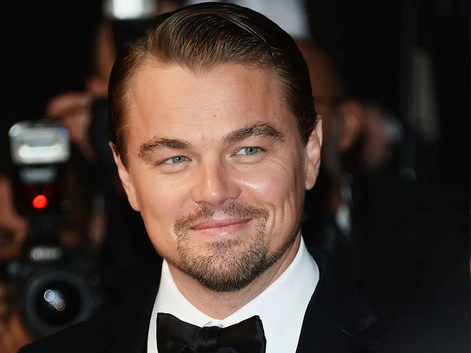
#> input picture Code/images/leo.png, 471 x 353 px, shrunk from 870 x 653 before the run
$ python Smile.py
#> lines starting #> are read from the running program, lines starting #| are printed output that depends on the picture; after the words box and inside, x2 and y2 are one past the last pixel; in counts of white or black regions, pixels touching at a corner belong together
import numpy as np
import cv2

faceClassifierFile = 'haarcascade_frontalface_default.xml'
# faceClassifierFile = 'lbpcascade_frontalface_improved.xml'
smileClassifierFile = 'haarcascade_smile.xml'

faceClassifier = cv2.CascadeClassifier(f'cascadeClassifiers/{faceClassifierFile}')
smileClassifier = cv2.CascadeClassifier(f'cascadeClassifiers/{smileClassifierFile}')

fileName = 'leo.png'
img = cv2.imread(f'images/{fileName}')
#> img is the input picture: shape (353, 471, 3); mean B, G, R 49.8, 56.1, 69.7
gray = cv2.cvtColor(img, cv2.COLOR_BGR2GRAY)
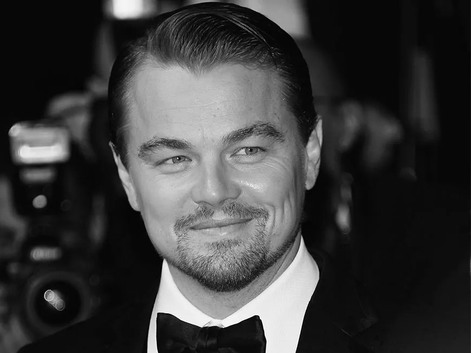
#> gray: shape (353, 471); min 0, max 255, mean 59.5

faces = faceClassifier.detectMultiScale(gray, 1.3, 5)
#> faces = [[110, 74, 198, 198]]

if len(faces) == 0:
    print("No faces found")
else:
    for (x, y, w, h) in faces:
        cv2.rectangle(img, (x, y), ((x + w), (y + h)), (127, 0, 255), 2)
        cv2.imshow('img', img)

        roi_gray = gray[y:y + h, x:x + w]
        roi_color = img[y:y + h, x:x + w]
        smiles = smileClassifier.detectMultiScale(roi_gray, 1.8, 20)

        for (sx, sy, sw, sh) in smiles:
            cv2.rectangle(roi_color, (sx, sy), ((sx + sw), (sy + sh)), (255, 0, 0), 2)
            cv2.imshow('img', img)
#> this loop made 1 pass
#> (x, y, w, h, smiles) on pass 1: (110, 74, 198, 198, [[50, 122, 117, 58]])
#> pass 1, `cv2.imshow('img', img)`:
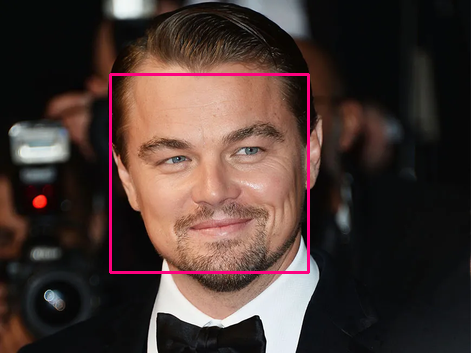
#> window 'img': shape (353, 471, 3); mean B, G, R 50.8, 55.2, 72.1
#> pass 1, `roi_gray = gray[y:y + h, x:x + w]`:
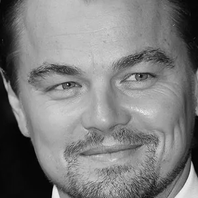
#> roi_gray: shape (198, 198); min 0, max 243, mean 125.4
#> pass 1, `roi_color = img[y:y + h, x:x + w]`:
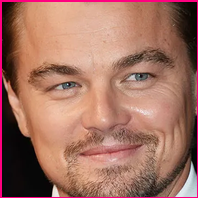
#> roi_color: shape (198, 198, 3); mean B, G, R 97.9, 112.9, 162.3
#> pass 1, `cv2.imshow('img', img)`:
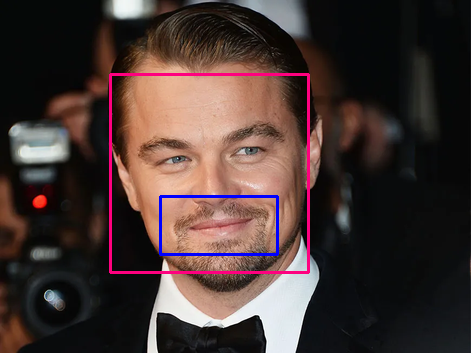
#> window 'img': shape (353, 471, 3); mean B, G, R 51.7, 54.3, 71
#> after the loop:
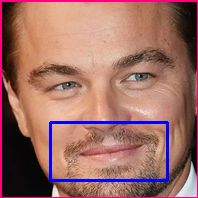
#> roi_color: shape (198, 198, 3); 2.67% of pixels changed, all inside (x1, y1, x2, y2) = (49, 121, 169, 182)

    cv2.waitKey(0)

    # Outputting the image with the detections
    faceClassifierOutput = faceClassifierFile.split(".")
    smileClassifierOutput = smileClassifierFile.split(".")
    outputFileName = fileName.split('.')
    cv2.imwrite(f'outputImages/smile/{outputFileName[0]}({faceClassifierOutput[0]}&{smileClassifierOutput[0]}).png', img)
    cv2.destroyAllWindows()

$ run again, with Code/images/amy.png copied over Code/images/leo.png
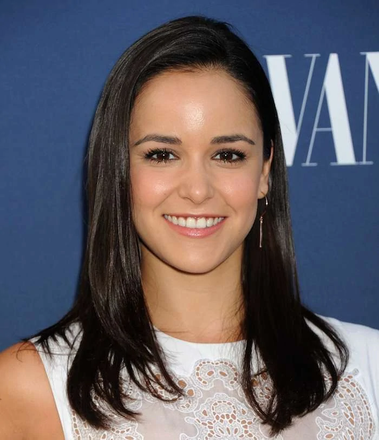
#> input picture Code/images/amy.png, 379 x 440 px, shrunk from 700 x 813 before the run
#> img is the input picture: shape (440, 379, 3); mean B, G, R 101.4, 94.3, 99.2
#> `gray = cv2.cvtColor(img, cv2.COLOR_BGR2GRAY)`:
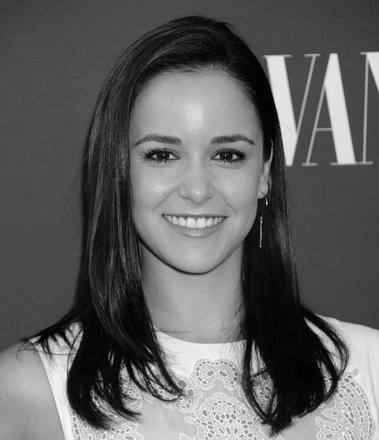
#> gray: shape (440, 379); min 0, max 253, mean 96.6
#> faces = [[107, 86, 177, 177]]
#> the loop `for (x, y, w, h) in faces:` made 1 pass
#> (x, y, w, h, smiles) on pass 1: (107, 86, 177, 177, [[31, 106, 117, 58]])
#> after the loop `for (x, y, w, h) in faces:`:
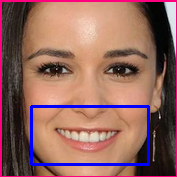
#> roi_color: shape (177, 177, 3); mean B, G, R 95.1, 101.7, 145.3
